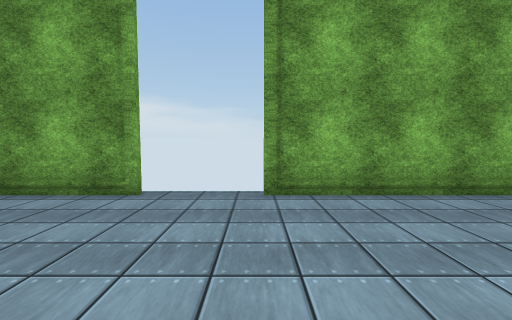
[1] (above)

17 first-person views from a walk through a scene from a Unity 3-D project. The camera is 1.5 m above the floor, tilts 4° down and sees 85° across. The floor is counted in squares, 1 m on a side. Each view is taken from the middle of a square. On the plan, view 1 faces up. The plan holds only what a view shows up to about 14 squares ahead; the rest is blank. Door leaves are left out, so doorways stand open. Some surface patterns are stand-ins.

[2]
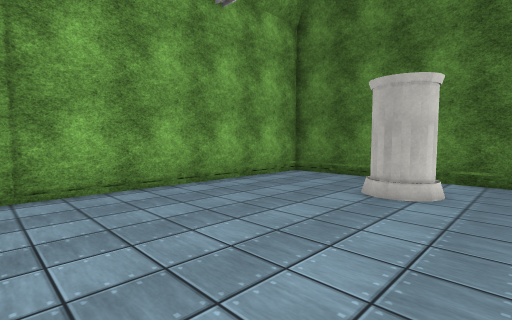

[3]
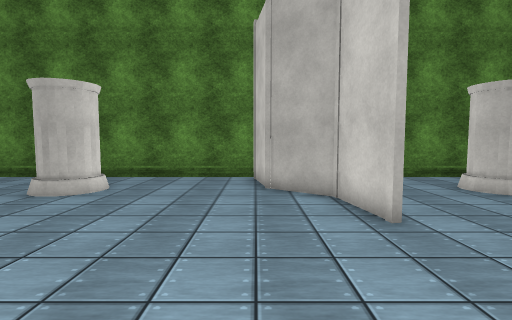

[4]
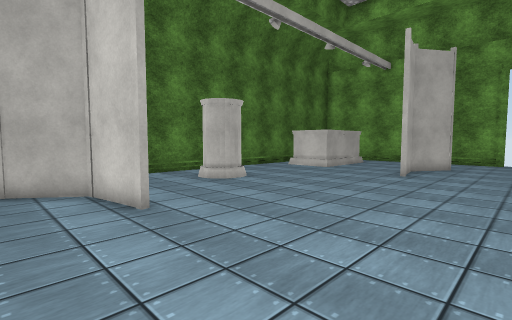

[5]
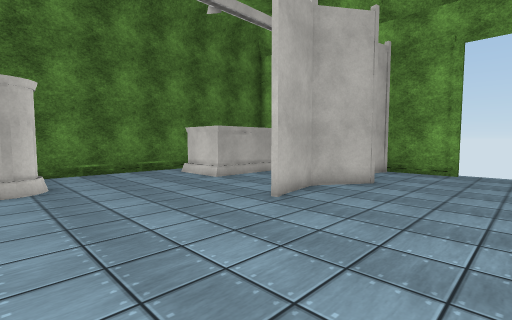

[6]
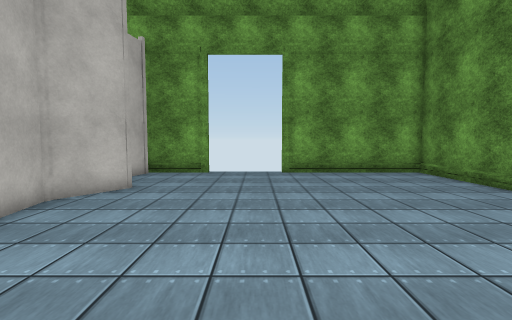

[7]
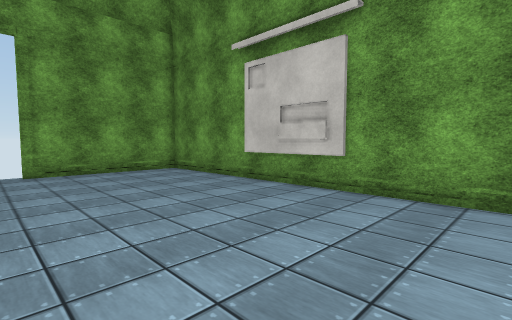

[8]
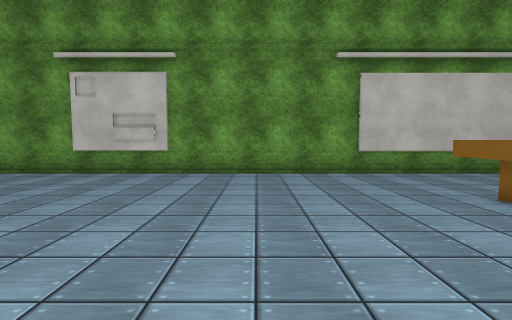

[9]
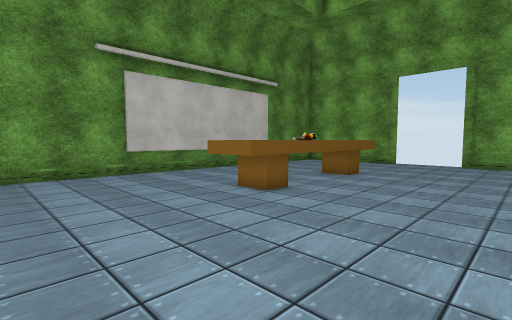

[10]
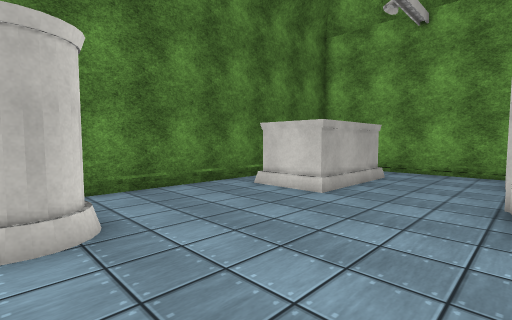

[11]
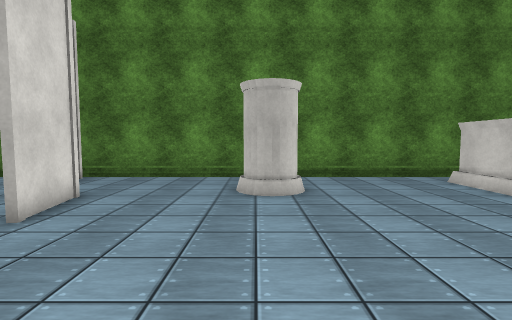

[12]
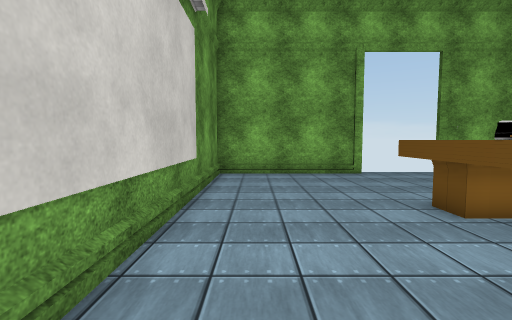

[13]
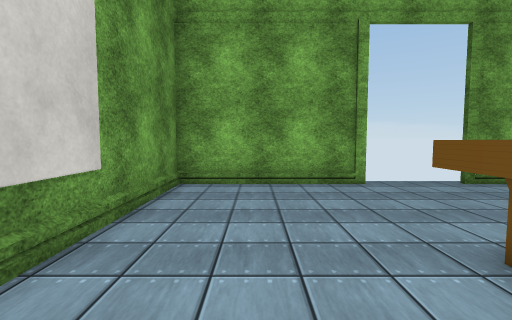

[14]
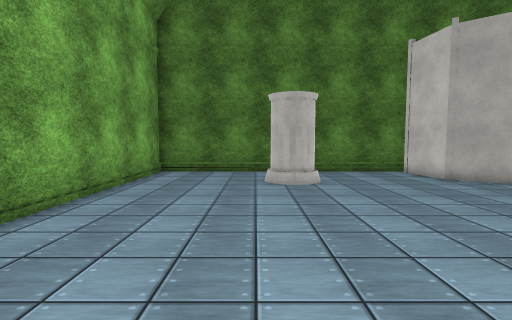

[15]
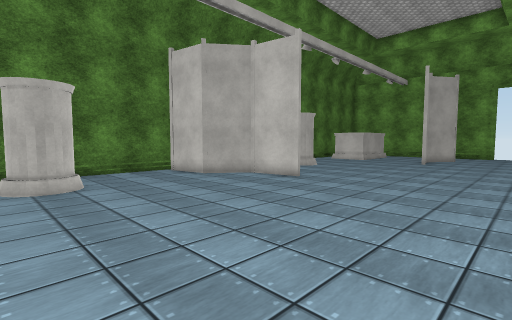

[16]
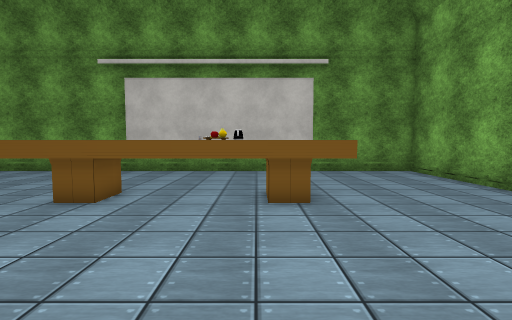

[17]
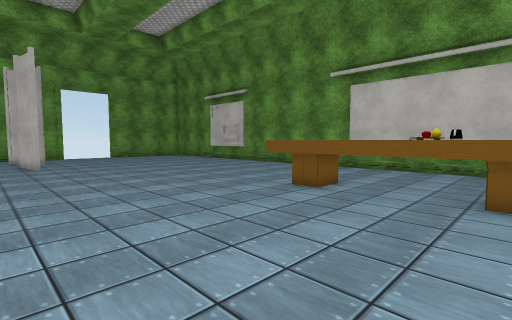

### Floor plan
Key: @ floor where view 1 was taken; # wall or solid block; . floor; D open door; ^ raised ledge; O other object.
Columns run from 10 left of view 1 to 12 right of it. Each row starts with its distance up from view 1.
  8 #######DDDD############
  7 #.....................#
  6 #.....................#
  5 #.....................#
  4 #.....................#
  3 #.....................#
  2 #.....^^..........##..#
  1 #.....^^^.........##..#
  0 #.....O^^.@...........#
 -1 #.....  ^.............#
 -2 #.....O ^.............#
 -3 #.....^ ^.............#
 -4 #.....^^^..........####
 -5 #.....^^^.........##..#
 -6 #.....^^.......####...#
 -7 #.....................#
 -8 #.....................#
 -9 #.....................#
-10 #.....................#
-11 #.................##..#
-12 #.................#  .#
-13 #.....................#
-14 #.....................#
-15 #.....................#
-16 #.....................#
-17 #............#........#
-18 #............#....###.#
-19 #............#....#  .#
-20 #...........##....#  .#
-21 #...........# ....#
-22 #............ ....#
-23 #............#....
-24 #............#.....
-25 #######DDDD#########

Positions as (right, up) in squares from view 1, and headings:
1: (0, 0), facing up
2: (0, -1), facing up-right
3: (0, -4), facing right
4: (-1, -4), facing down-right
5: (-2, -11), facing down-right
6: (-2, -12), facing down
7: (-2, -11), facing down-left
8: (3, -11), facing left
9: (3, -11), facing up-left
10: (3, -11), facing down-right
11: (0, -11), facing right
12: (-8, -5), facing up
13: (-7, -2), facing up
14: (-2, 3), facing right
15: (-2, 3), facing down-right
16: (4, 0), facing left
17: (5, 1), facing down-left
